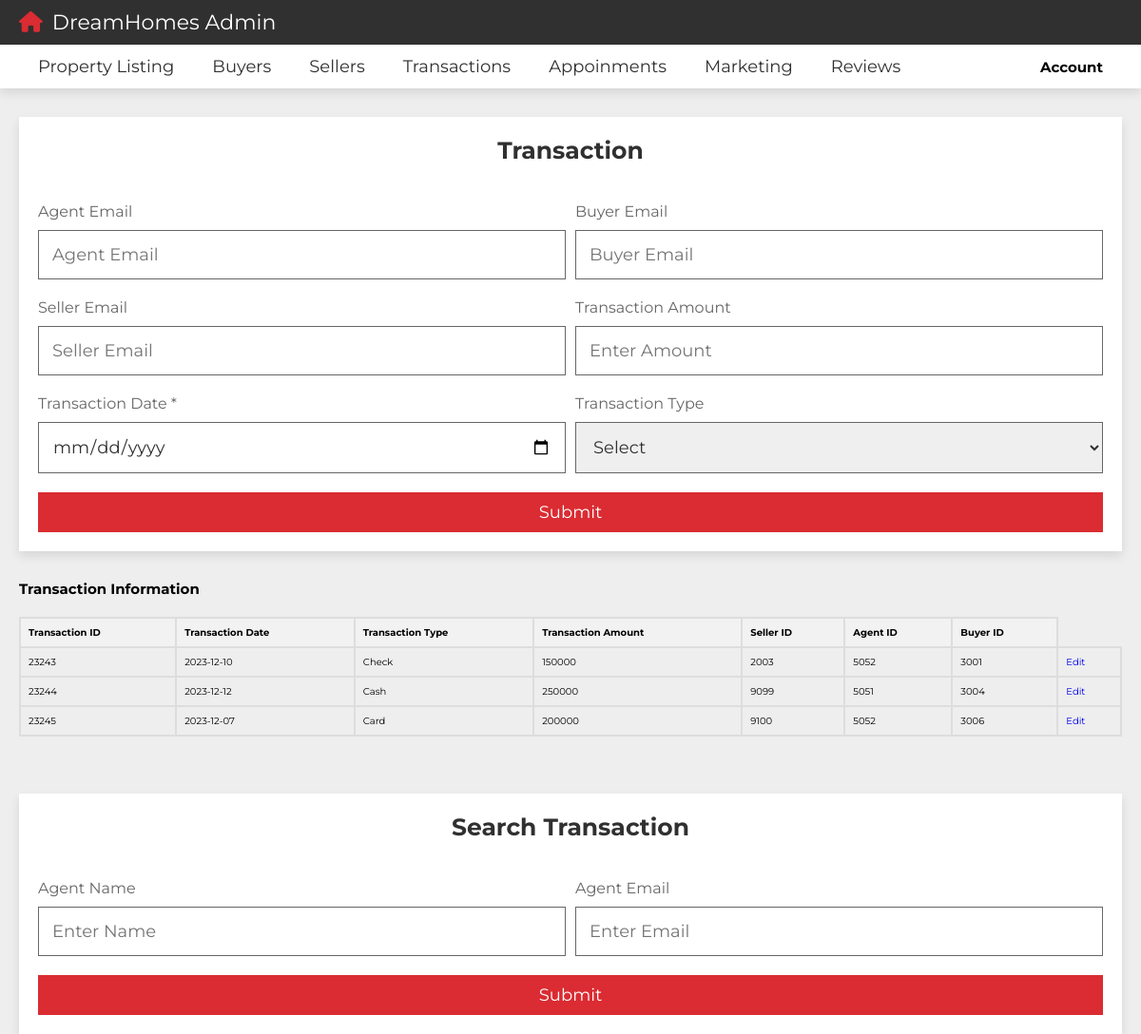
Screenshot of /project/admin_transactions.php (signed in) with the database file from the repository.
### tables this page shows
CREATE TABLE `Transaction` (
  `T_ID` int NOT NULL AUTO_INCREMENT,
  `t_date` date NOT NULL,
  `t_type` varchar(45) NOT NULL,
  `t_amount` int NOT NULL,
  `S_Id` int NOT NULL,
  `A_Id` int NOT NULL,
  `B_Id` int NOT NULL,
  PRIMARY KEY (`T_ID`),
  KEY `fk_Transcation_Sellar1_idx` (`S_Id`),
  KEY `fk_Transcation_Buyer1_idx` (`B_Id`,`A_Id`),
  CONSTRAINT `fk_Transcation_Buyer1` FOREIGN KEY (`B_Id`, `A_Id`) REFERENCES `Buyer` (`B_ID`, `A_Id`),
  CONSTRAINT `fk_Transcation_Sellar1` FOREIGN KEY (`S_Id`) REFERENCES `Seller` (`S_Id`)
);

### project/admin_transactions.php (the view, shortened to what this page needs)
<?php
include 'config.php';
?>
<!DOCTYPE html>
<html lang="en">
<head>
   <link rel="stylesheet" href="https://cdnjs.cloudflare.com/ajax/libs/font-awesome/6.2.0/css/all.min.css">
   <link rel="stylesheet" href="css/style.css">
</head>
<body>
<header class="header">
   <nav class="navbar nav-1">
      <section class="flex">
         <a href="admin.php" class="logo"><i class="fas fa-house"></i>DreamHomes Admin</a>
      </section>
   </nav>
   <nav class="navbar nav-2">
      <section class="flex">
         <div class="menu">
            <ul>
               <li><a href="admin_property_listing_form.php">Property Listing</i></a></li>
               <li><a href="admin_buyers.php">Buyers</i></a></li>
               <li><a href="admin_sellers.php">Sellers</a></i></li>
               <li><a href="admin_transactions.php">Transactions</a></i></li>
               <li><a href="admin_appointments.php">Appoinments</a></i></li>
               <li><a href="admin_marketing.php">Marketing</a></i></li>
               <li><a href="admin_reviews.php#faq">Reviews</a></i></li>
            </ul>
         </div>
         <ul>
            <li>
            <div class="account-container">
            <div class="account-btn">
                <h2><b>Account</b></h2>
                  </div>
               </ul>
      </section>
   </nav>
</header>
<section class="filters" style="padding-bottom: 0;">
   <form action="" method="post">
      <h3>Transaction</h3>
         <div class="flex">
         <div class="box">
               <p>Agent Email</p>
               <input type="text" name="agent_email" required maxlength="50" placeholder="Agent Email" class="input">
            </div>
            <div class="box">
               <p>Buyer Email</p>
               <input type="text" name="buyer_email" required maxlength="50" placeholder="Buyer Email" class="input">
            </div>
            <div class="box">
               <p>Seller Email</p>
               <input type="text" name="seller_email" required maxlength="50" placeholder="Seller Email" class="input">
            </div>
            <div class="box">
               <p>Transaction Amount</p>
               <input type="number" name="t_amount" required placeholder="Enter Amount" class="input">
            </div>
            <div class="box">
               <p>Transaction Date *</p>
               <input type="date" name="t_date" required maxlength="50" placeholder="Transaction Date" class="input">
            </div>
            <div class="box">
               <p>Transaction Type</p>
               <select name="t_type" class="input" required>
                  <option value="select">Select</option>
               </select>
            </div>
        </div>
         <input type="submit" value="submit" name="submit" class="btn">
   </form>
</section>
<section class="">
    <h1>Transaction Information</h1>
    <?php
        $sql = "SELECT * FROM Transaction";
        $result = $conn->query($sql);
        if ($result->num_rows > 0) {
            echo "<table border='1'>";
            echo "<tr><th> Transaction ID </th><th> Transaction Date </th><th> Transaction Type </th><th> Transaction Amount </th><th> Seller ID </th><th> Agent ID </th><th> Buyer ID </th></tr>";
            while($row = $result->fetch_assoc()) {
                echo "<tr>";
                echo "<td>" . $row["T_ID"] . "</td>";
                echo "<td>" . $row["t_date"] . "</td>";
                echo "<td>" . $row["t_type"] . "</td>";
                echo "<td>" . $row["t_amount"] . "</td>";
                echo "<td>" . $row["S_Id"] . "</td>";
                echo "<td>" . $row["A_Id"] . "</td>";
                echo "<td>" . $row["B_Id"] . "</td>";
                echo "<td><a href='admin_edit_transaction.php?T_ID=" . $row["T_ID"] . "'>Edit</a></td>";
                echo "</tr>";
            }
            echo "</table>";
        } else {
            echo "0 results";
        }
    ?>
    </section>
    <section class="filters" style="padding-bottom: 0;">
        <form action="" method="post">
            <h3>Search Transaction</h3>
                <div class="flex">
                    <div class="box">
                        <p>Agent Name</p>
                        <input type="text" name="agent_name" required maxlength="50" placeholder="Enter Name" class="input">
                    </div>
                    <div class="box">
                        <p>Agent Email</p>
                        <input type="text" name="agent_email" required maxlength="50" placeholder="Enter Email" class="input">
                    </div>
            </div>
                <input type="submit" value="submit" name="submit" class="btn">
        </form>
    </section>
</body>
</html>

### project/css/style.css (style rules this page uses)
:root { --main-color:#DA2C32; --light-color:#666; --light-bg:#eee; --white:#fff; --black:#303030; --border:.1rem solid var(--light-color); --box-shodow:0 .5rem 1rem rgba(0,0,0,.1); }
* { font-family: 'Montserrat', sans-serif; margin: 0; padding: 0; box-sizing: border-box; outline: none; border: none; text-decoration: none; }
html { font-size: 62.5%; overflow-x: hidden; scroll-behavior: smooth; scroll-padding-top: 10rem; }
body { background-color: var(--light-bg); }
section { padding: 3rem 2rem; max-width: 1200px; margin: 0 auto; }
.btn, .inline-btn { margin-top: 1rem; padding: 1rem 3rem; background-color: var(--main-color); color: var(--white); cursor: pointer; text-align: center; font-size: 1.8rem; text-transform: capitalize; }
.btn { display: block; width: 100%; }
.header { position: sticky; top: 0; left: 0; right: 0; z-index: 1000; box-shadow: var(--box-shodow); }
.header .navbar.nav-1 .flex { padding-top: 1rem; padding-bottom: 1rem; }
.header .navbar.nav-2 .flex { padding-top: 0; padding-bottom: 0; }
.header .navbar.nav-1 { background-color: var(--black); }
.header .navbar.nav-2 { background-color: var(--white); }
.header .navbar .flex { display: flex; align-items: center; justify-content: space-between; }
.header .navbar .flex .logo { font-size: 2.2rem; color: var(--white); }
.header .navbar .flex .logo i { color: var(--main-color); margin-right: 1rem; }
.header .navbar .flex ul { list-style: none; }
.header .navbar .flex ul li { float: left; position: relative; }
.header .navbar .flex ul li a { display: inline-block; padding: 1.2rem 2rem; font-size: 1.8rem; color: var(--black); background-color: var(--white); }
.account-container { display: flex; justify-content: flex-end; align-items: center; height: 45px; background-color: #fff; padding: 0 20px; }
.account-btn { position: relative; cursor: pointer; margin-left: 20px; }
.filters form { background-color: var(--white); box-shadow: var(--box-shodow); padding: 2rem; }
.filters form h3 { font-size: 2.5rem; padding-bottom: 2rem; color: var(--black); text-transform: capitalize; text-align: center; }
.filters form .flex { display: flex; gap: 1rem; flex-wrap: wrap; }
.filters form .flex .box { flex: 1 1 40rem; }
.filters form .flex .box .input { width: 100%; margin: 1rem 0; font-size: 1.8rem; color: var(--black); border: var(--border); padding: 1.4rem; }
.filters form .flex .box p { font-size: 1.6rem; color: var(--light-color); }
h3 { color: #333; font-size: 36px; margin-bottom: 20px; }

### project/admin_transactions.php (style rules this page uses)
table { border-collapse: collapse; width: 100%; margin-top: 20px; }
th, td { border: 2px solid #ddd; padding: 8px; text-align: left; }
th { background-color: #f2f2f2; }

### rows the page displays
transaction: T_ID "23243", t_date "2023-12-10", t_type "Check", t_amount "150000", S_Id "2003", A_Id "5052", B_Id "3001"
transaction: T_ID "23244", t_date "2023-12-12", t_type "Cash", t_amount "250000", S_Id "9099", A_Id "5051", B_Id "3004"
transaction: T_ID "23245", t_date "2023-12-07", t_type "Card", t_amount "200000", S_Id "9100", A_Id "5052", B_Id "3006"
